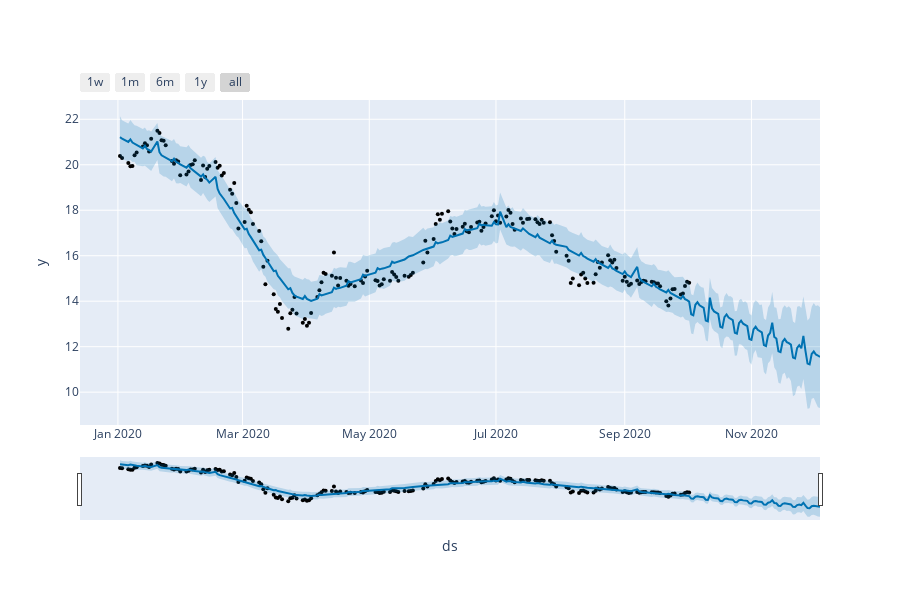

The notebook cell this image was saved under:
### Code cell
# A better plot than the simple matplotlib
plot_plotly(fbp, model_predictions)

### Figure 1 — Plotly figure (JSON) as saved in the notebook; plotly's stock layout.template omitted (floating-point values rounded to 4 significant figures; data arrays with more than 128 entries replaced by an {"elided": "..."} marker saying what was removed)
{"data": [{"marker": {"color": "black", "size": 4}, "mode": "markers", "name": "Actual", "type": "scatter", "x": {"elided": "189 str values"}, "y": {"elided": "189 float values"}}, {"hoverinfo": "skip", "line": {"width": 0}, "mode": "lines", "type": "scatter", "x": {"elided": "252 str values"}, "y": {"elided": "252 float values"}}, {"fill": "tonexty", "fillcolor": "rgba(0, 114, 178, 0.2)", "line": {"color": "#0072B2", "width": 2}, "mode": "lines", "name": "Predicted", "type": "scatter", "x": {"elided": "252 str values"}, "y": {"elided": "252 float values"}}, {"fill": "tonexty", "fillcolor": "rgba(0, 114, 178, 0.2)", "hoverinfo": "skip", "line": {"width": 0}, "mode": "lines", "type": "scatter", "x": {"elided": "252 str values"}, "y": {"elided": "252 float values"}}], "layout": {"height": 600, "showlegend": false, "width": 900, "xaxis": {"rangeselector": {"buttons": [{"count": 7, "label": "1w", "step": "day", "stepmode": "backward"}, {"count": 1, "label": "1m", "step": "month", "stepmode": "backward"}, {"count": 6, "label": "6m", "step": "month", "stepmode": "backward"}, {"count": 1, "label": "1y", "step": "year", "stepmode": "backward"}, {"step": "all"}]}, "rangeslider": {"visible": true}, "title": {"text": "ds"}, "type": "date"}, "yaxis": {"title": {"text": "y"}}}}
